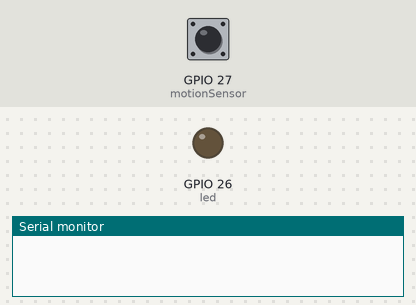
This sketch was run on a simulated ESP32. Shown: output pins drawn as LEDs (lit = HIGH), the last lines printed to the serial monitor. The inputs (shaded band) are chosen by the test bench; at power-on: GPIO 27 (motionSensor) HIGH.

Above: at 1.2 s.
1.3 s: GPIO 27 (motionSensor) pulsed LOW 2 times (0.12 s each, 0.3 s apart)
At 12.6 s:
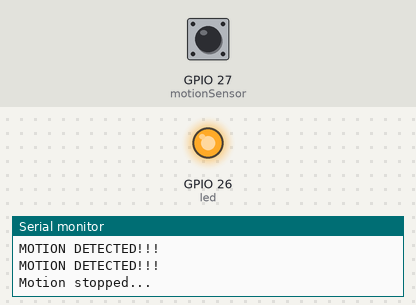
Timing chart, 0 to 13.2 s (numbered marks = the images above; inputs shaded):
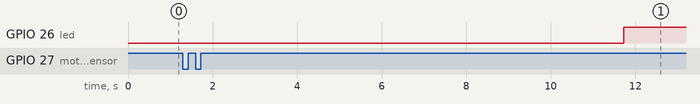

The sketch:

Motion-esp32.ino
```cpp
#define timeSeconds 10

const int led = 26;
const int motionSensor = 27;

unsigned long now = millis();
unsigned long lastTrigger = 0;
boolean startTimer = false;

void IRAM_ATTR detectsMovement() {
  Serial.println("MOTION DETECTED!!!");
  digitalWrite(led, LOW);
  startTimer = true;
  lastTrigger = millis();
}

void setup() {
  Serial.begin(115200);

  pinMode(motionSensor, INPUT_PULLUP);
  attachInterrupt(digitalPinToInterrupt(motionSensor), detectsMovement, RISING);

  pinMode(led, OUTPUT);
  digitalWrite(led, LOW);
}

void loop() {
  now = millis();
  if(startTimer && (now - lastTrigger > (timeSeconds*1000))) {
    Serial.println("Motion stopped...");
    digitalWrite(led, HIGH);
    startTimer = false;
  }
}
```

Measured:
- after the input at 1.3 s, GPIO 26 (led): LOW → HIGH after 10.4 s
